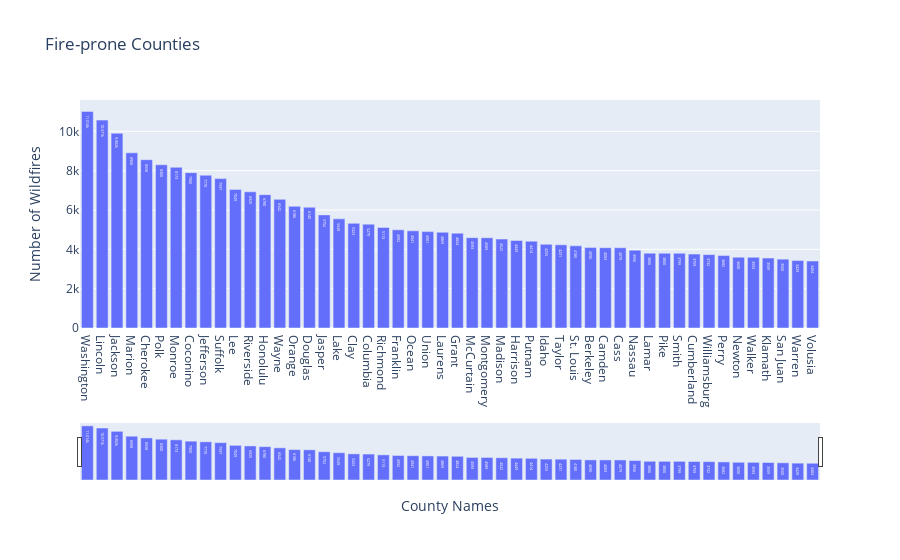

Here is the notebook cell this chart was saved with:
### Code cell
# plot figure
count = 50
slice_county = county_counts.head(count)
fig2 = go.Figure()
# plot
fig2.add_trace(
                go.Bar(x=slice_county['FIPS_NAME'], y=slice_county['count'])
                )
# Set labels and title
fig2.update_layout({
                    "title": "Fire-prone Counties",
                    "yaxis": {"title":"Number of Wildfires"},
                    "xaxis": {"title":"County Names"}
                   })

fig2.update_traces(texttemplate = "%{y}")
# Add range slider and buttons
fig2.update_layout(
                    xaxis=dict(rangeslider=dict(visible=True))
                   )

fig2.show()

### Figure 1 — Plotly figure (JSON) as saved in the notebook; plotly's stock layout.template omitted (floating-point values rounded to 4 significant figures)
{"data": [{"texttemplate": "%{y}", "type": "bar", "x": ["Washington", "Lincoln", "Jackson", "Marion", "Cherokee", "Polk", "Monroe", "Coconino", "Jefferson", "Suffolk", "Lee", "Riverside", "Honolulu", "Wayne", "Orange", "Douglas", "Jasper", "Lake", "Clay", "Columbia", "Richmond", "Franklin", "Ocean", "Union", "Laurens", "Grant", "McCurtain", "Montgomery", "Madison", "Harrison", "Putnam", "Idaho", "Taylor", "St. Louis", "Berkeley", "Camden", "Cass", "Nassau", "Lamar", "Pike", "Smith", "Cumberland", "Williamsburg", "Perry", "Newton", "Walker", "Klamath", "San Juan", "Warren", "Volusia"], "y": [11014, 10571, 9902, 8908, 8558, 8300, 8173, 7900, 7770, 7597, 7049, 6925, 6780, 6542, 6186, 6140, 5752, 5549, 5323, 5279, 5113, 4992, 4941, 4901, 4869, 4824, 4593, 4589, 4522, 4449, 4414, 4255, 4231, 4180, 4090, 4083, 4079, 3956, 3806, 3800, 3799, 3759, 3732, 3682, 3600, 3593, 3559, 3500, 3429, 3404]}], "layout": {"title": {"text": "Fire-prone Counties"}, "xaxis": {"rangeslider": {"visible": true}, "title": {"text": "County Names"}}, "yaxis": {"title": {"text": "Number of Wildfires"}}}}
